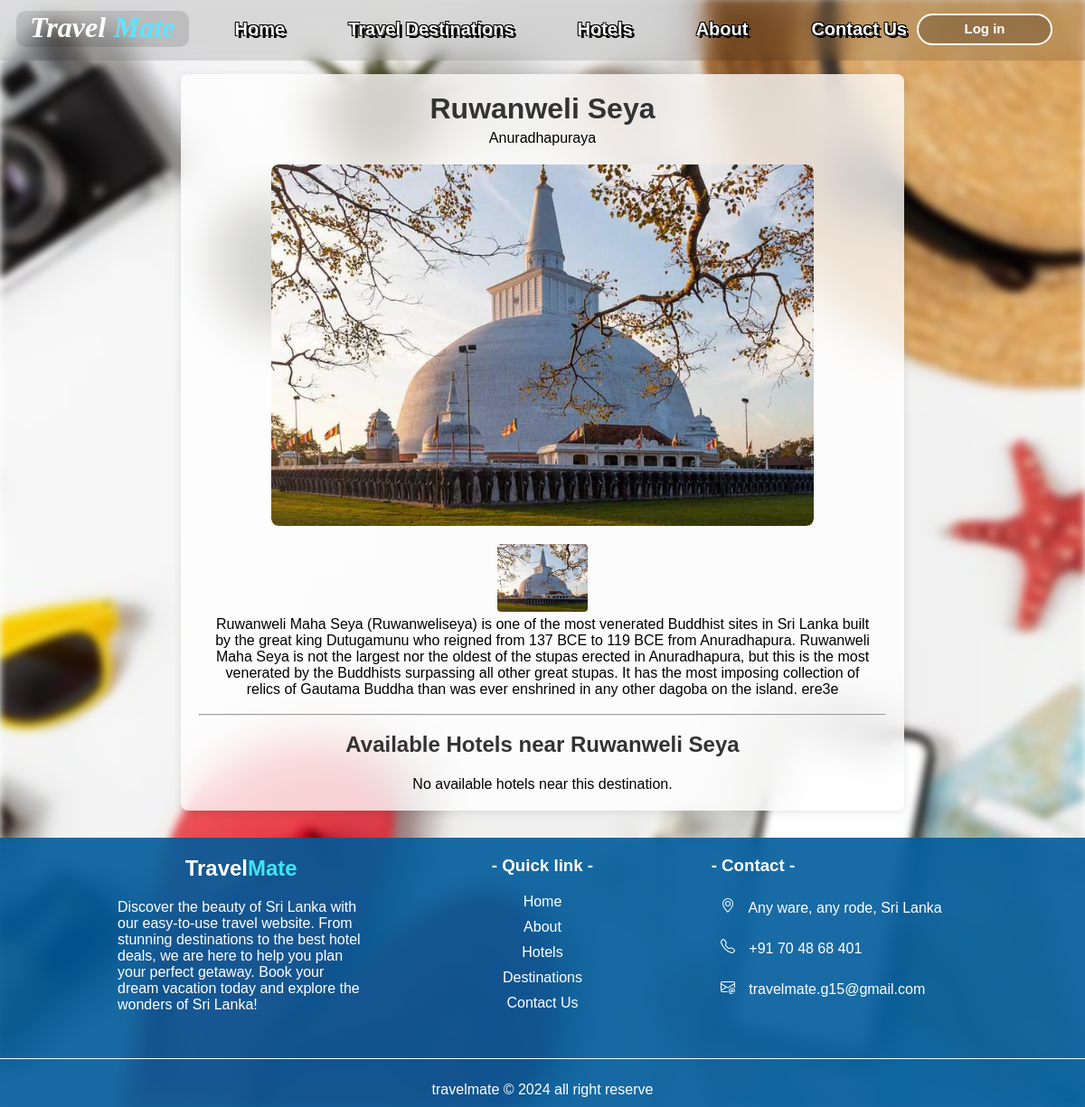
The page /destination_details.php?id=3 on the database its author committed.
### tables this page shows
CREATE TABLE `destinations` (
  `destination_id` int(11) NOT NULL,
  `desti_name` varchar(255) NOT NULL,
  `desti_description` text NOT NULL,
  `image_url` varchar(255) NOT NULL,
  `city` varchar(255) NOT NULL
);

### destination_details.php (the view, shortened to what this page needs)
<?php
include('config.php');
if (isset($_GET['id']) && !empty($_GET['id'])) {
    $destination_id = $conn->real_escape_string($_GET['id']);
    $query = "SELECT desti_name, desti_description, city FROM destinations WHERE destination_id = $destination_id";
    $result = $conn->query($query);
    if ($result->num_rows > 0) {
        $destination = $result->fetch_assoc();
    } else {
        echo "<p>Destination not found.</p>";
        exit;
    }
    $image_query = "SELECT image_url FROM destination_images WHERE destination_id = $destination_id";
    $image_result = $conn->query($image_query);
    $images = [];
    if ($image_result->num_rows > 0) {
        while ($image = $image_result->fetch_assoc()) {
            $images[] = $image['image_url'];
        }
    }
    $hotels_query = "
        SELECT DISTINCT hotels.hotel_id, hotels.hotel_name, hotels.description, hotels.location
        FROM hotels
        JOIN hotel_destinations ON hotels.hotel_id = hotel_destinations.hotel_id
        WHERE hotel_destinations.destination_id = $destination_id
    ";
    $hotels_result = $conn->query($hotels_query);
} else {
    echo "<p>No destination specified.</p>";
    exit;
}
?>
<!DOCTYPE html>
<html lang="en">
<head>
    <link rel="stylesheet" href="https://unpkg.com/swiper/swiper-bundle.min.css" />
    <link rel="stylesheet" href="destination_details.css">
</head>
<body>
    <?php include('header.php');?>
    <div class="container">
        <h1><?php echo htmlspecialchars($destination['desti_name']); ?></h1>
        <p><?php echo htmlspecialchars($destination['city']); ?></p>
        <section class="gallery" id="gallery">
            <div class="swiper">
                <div class="swiper-wrapper">
                    <?php foreach ($images as $index => $image): ?>
                        <div class="swiper-slide" data-index="<?php echo $index; ?>">
                            <img src="<?php echo htmlspecialchars($image); ?>" alt="Image of <?php echo htmlspecialchars($destination['desti_name']); ?>">
                        </div>
                    <?php endforeach; ?>
                </div>
            </div>
        </section>
        <div class="thumbnails">
            <?php foreach ($images as $index => $image): ?>
                <img src="<?php echo htmlspecialchars($image); ?>" alt="Thumbnail of <?php echo htmlspecialchars($destination['desti_name']); ?>" data-index="<?php echo $index; ?>">
            <?php endforeach; ?>
        </div>
            <p><?php echo htmlspecialchars($destination['desti_description']); ?></p>
            <br><hr><br>
            <h2>Available Hotels near <?php echo htmlspecialchars($destination['desti_name']); ?></h2>
<div class="hotel-container">
<?php
if (isset($_SESSION['user_type']) && $_SESSION['user_type'] == 'hotel_admin' ) {
    echo "<p>Hotel listings are not available to hotel admins.</p>";
} else {
    if ($hotels_result->num_rows > 0) {
        while ($hotel = $hotels_result->fetch_assoc()) {
            echo '<a href="room_list.php?id=' . htmlspecialchars($hotel['hotel_id']) . '" class="details-link">';
            echo "<div class='hotel-box'>";
            $hotel_id = $hotel['hotel_id'];
            $image_query = "SELECT image_path FROM hotel_images WHERE hotel_id = '$hotel_id' LIMIT 1";
            $image_result = $conn->query($image_query);
            if ($image_result && $image_result->num_rows > 0) {
                $image = $image_result->fetch_assoc();
                echo "<img src='" . htmlspecialchars($image['image_path']) . "' alt='Image of " . htmlspecialchars($hotel['hotel_name']) . "' class='hotel-image'>";
            } else {
                echo "<img src='default-hotel.jpg' alt='Default Hotel Image' class='hotel-image'>";
            }
            echo "<h3 class='hotel-name'>" . htmlspecialchars($hotel['hotel_name']) . "</h3>";
            echo '</a>';
            echo "</div>";
        }
    } else {
        echo "<p>No available hotels near this destination.</p>";
    }
}
?>
</div>
    </div>
    <div class="foot">
    <?php include 'footer.php'; ?>
    </div>
</body>
</html>

### destination_details.css (style rules this page uses)
body { text-align: center; font-family: Arial, sans-serif; margin-top: 2rem; padding: 20px; }
.container { max-width: 1200px; margin:10px; padding: 30px; background-color: #ffffffc4; backdrop-filter: blur(25px); box-shadow: 0 2px 10px rgba(0, 0, 0, 0.1); border-radius: 8px; }
h1, h2, h3 { color: #333; }
p { padding: 5px 10px 0 10px; }
.foot { margin-left: -20px; margin-right: -20px; margin-bottom: -20px; }
.hotel-container { margin-top: 1rem; display: flex; flex-wrap: wrap; justify-content: center; gap: 20px; }
.container { max-width: 800px; margin: 0 auto; padding: 20px; }
.gallery { margin: 20px 0; }
.swiper { max-width: 600px; height: 400px; }
.swiper-slide { display: flex; justify-content: center; align-items: center; background: #fff; border-radius: 8px; box-shadow: 0 4px 8px rgba(0, 0, 0, 0.1); overflow: hidden; }
.swiper-slide img { width: 100%; height: 100%; object-fit: cover; border-radius: 8px; }
.thumbnails { display: flex; gap: 10px; justify-content: center; margin-top: 20px; }
.thumbnails img { width: 100px; height: 75px; object-fit: cover; border-radius: 4px; cursor: pointer; transition: transform 0.3s ease; }

### header.css (style rules this page uses)
*, *::before, *::after { box-sizing: border-box; }

### footer.css (style rules this page uses)
* { margin: 0; padding: 0; box-sizing: border-box; }
body { font-family: Arial, sans-serif; }

### rows shown on the page
destinations: desti_name "Ruwanweli Seya", city "Anuradhapuraya", desti_description "Ruwanweli Maha Seya (Ruwanweliseya) is one of the most venerated Buddhist sites in Sri Lanka built by the great king Dutugamunu who reigned from 137 BCE to 119 BCE from Anuradhapura. Ruwanweli Maha Seya is not the largest nor the oldest of the stupas erected in Anuradhapura, but this is the most venerated by the Buddhists surpassing all other great stupas. It has the most imposing collection of relics of Gautama Buddha than was ever enshrined in any other dagoba on the island. ere3e"
